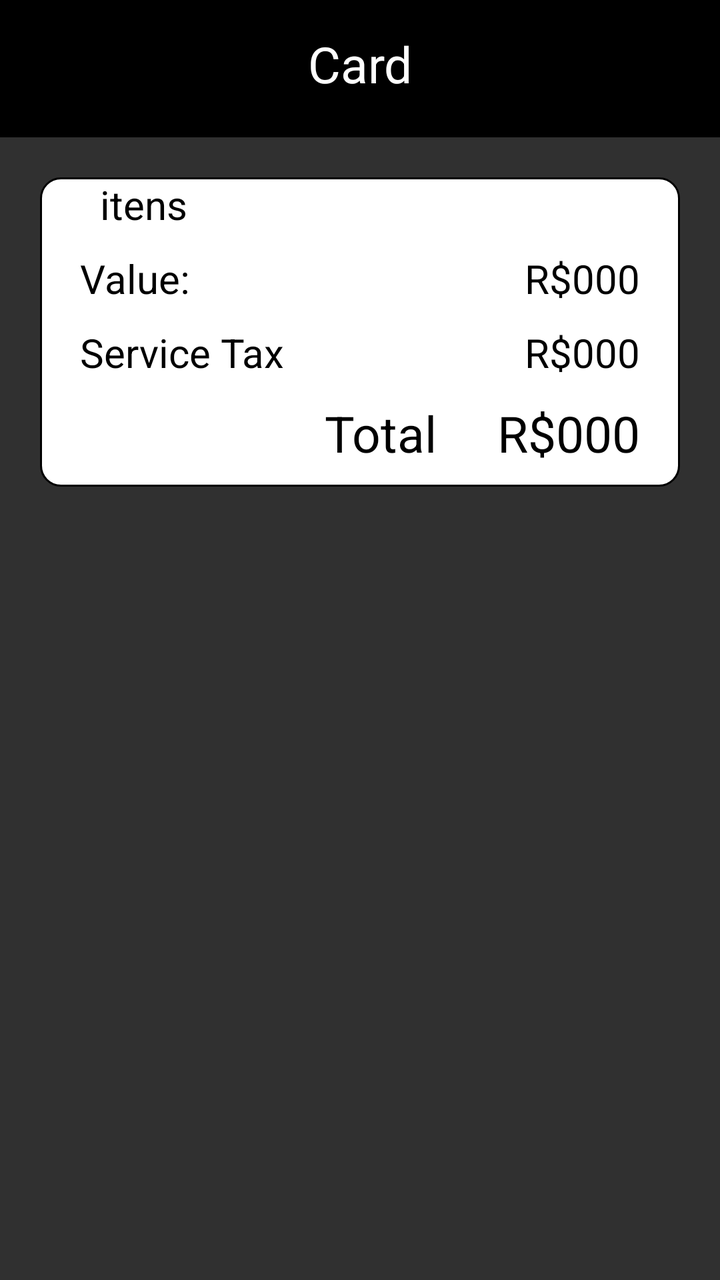
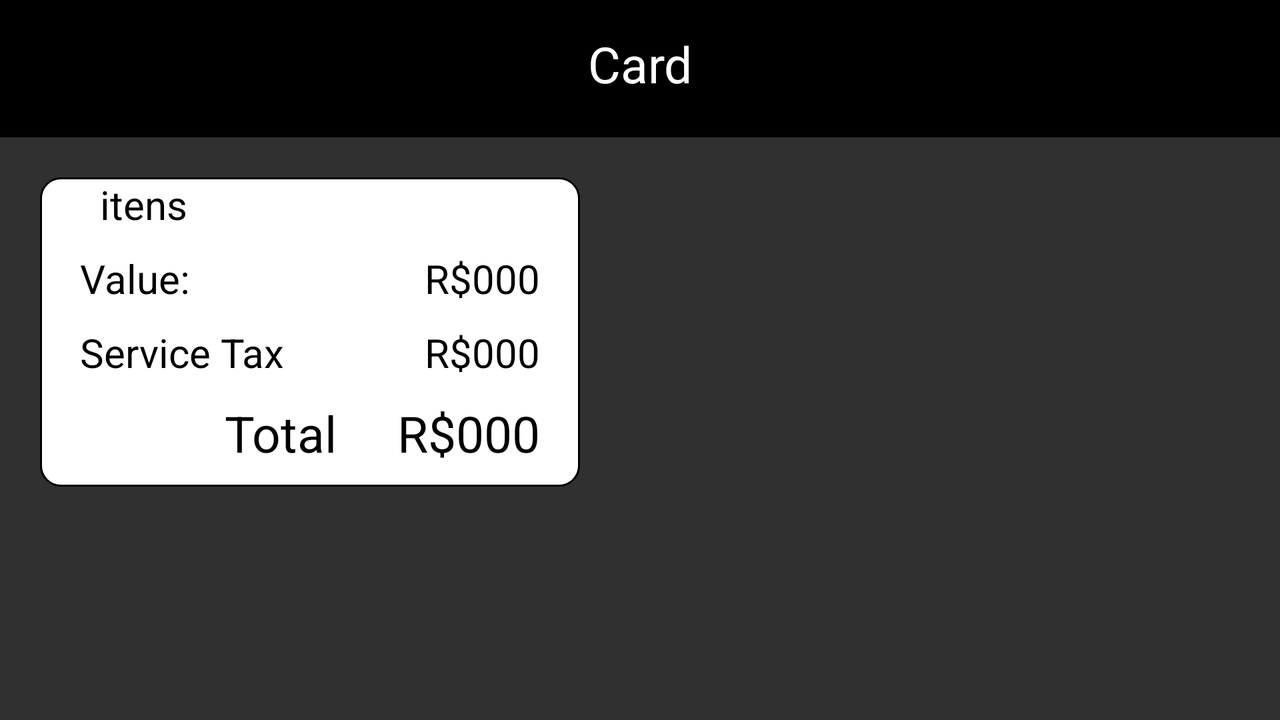

One screen, two layout resources from the same app: the default and the repository's alternative for another configuration. Each is rendered where Android would select it; the XML of both is given below.
<!-- AndroidManifest.xml: application theme AppTheme -->
<!-- res/layout/card_layout.xml -->
<?xml version="1.0" encoding="utf-8"?>
<LinearLayout
    xmlns:android="http://schemas.android.com/apk/res/android"
    android:layout_width="match_parent"
    android:layout_height="match_parent"
    android:orientation="vertical"
    android:background="@color/loftSoftDark">

    <TextView
        android:layout_width="match_parent"
        android:layout_height="wrap_content"
        android:paddingLeft="20dp"
        android:paddingRight="20dp"
        android:paddingBottom="20dp"
        android:paddingTop="15dp"
        android:background="@color/loftDark"
        android:textColor="@color/loftLight"
        android:textSize="25sp"
        android:textAlignment="center"
        android:text="@string/card"/>

    <LinearLayout
            android:layout_width="match_parent"
            android:layout_height="wrap_content"
            android:orientation="vertical"
            android:layout_margin="20dp"
            android:background="@drawable/rounded_shape_background">

        <LinearLayout
                android:layout_width="wrap_content"
                android:layout_height="wrap_content"
                android:orientation="horizontal">

            <TextView
                    android:layout_width="wrap_content"
                    android:layout_height="wrap_content"
                    android:id="@+id/itemCount"
                    android:textColor="@color/textColor"
                    android:textSize="20sp"
                    android:layout_marginLeft="20dp"/>

            <TextView
                    android:layout_width="wrap_content"
                    android:layout_height="wrap_content"
                    android:textColor="@color/textColor"
                    android:text="@string/itens"
                    android:textSize="20sp"
                    android:layout_marginLeft="10dp"/>
        </LinearLayout>

        <RelativeLayout
                android:layout_width="wrap_content"
                android:layout_height="wrap_content"
                android:layout_marginTop="10dp">

            <TextView
                    android:layout_width="wrap_content"
                    android:layout_height="wrap_content"
                    android:textColor="@color/textColor"
                    android:text="@string/value"
                    android:textSize="20sp"
                    android:layout_alignParentLeft="true"
                    android:layout_marginLeft="20dp"/>

            <TextView
                    android:id="@+id/cardValue"
                    android:layout_width="wrap_content"
                    android:layout_height="wrap_content"
                    android:textColor="@color/textColor"
                    android:text="000"
                    android:textSize="20sp"
                    android:layout_marginRight="20dp"
                    android:layout_alignParentRight="true"/>

            <TextView
                    android:id="@+id/moneySign"
                    android:layout_width="wrap_content"
                    android:layout_height="wrap_content"
                    android:textColor="@color/textColor"
                    android:text="@string/money"
                    android:textSize="20sp"
                    android:layout_toLeftOf="@+id/cardValue"/>

        </RelativeLayout>

        <RelativeLayout
                android:layout_width="wrap_content"
                android:layout_height="wrap_content"
                android:layout_marginTop="10dp">
            <TextView
                    android:layout_width="wrap_content"
                    android:layout_height="wrap_content"
                    android:textColor="@color/textColor"
                    android:text="@string/taxService"
                    android:textSize="20sp"
                    android:layout_alignParentLeft="true"
                    android:layout_marginLeft="20dp"/>

            <TextView
                    android:id="@+id/serviceValue"
                    android:layout_width="wrap_content"
                    android:layout_height="wrap_content"
                    android:textColor="@color/textColor"
                    android:text="000"
                    android:textSize="20sp"
                    android:layout_marginRight="20dp"
                    android:layout_alignParentRight="true"/>

            <TextView
                    android:id="@+id/moneySignService"
                    android:layout_width="wrap_content"
                    android:layout_height="wrap_content"
                    android:textColor="@color/textColor"
                    android:text="@string/money"
                    android:textSize="20sp"
                    android:layout_toLeftOf="@+id/serviceValue"/>

        </RelativeLayout>

        <RelativeLayout
                android:layout_width="wrap_content"
                android:layout_height="wrap_content"
                android:layout_marginTop="10dp">

            <TextView
                    android:id="@+id/totalValue"
                    android:layout_width="wrap_content"
                    android:layout_height="wrap_content"
                    android:textColor="@color/textColor"
                    android:text="000"
                    android:textSize="25sp"
                    android:layout_alignParentRight="true"
                    android:layout_marginRight="20dp"/>

            <TextView
                    android:id="@+id/moneyTotalSign"
                    android:layout_width="wrap_content"
                    android:layout_height="wrap_content"
                    android:textColor="@color/textColor"
                    android:text="@string/money"
                    android:textSize="25sp"
                    android:layout_toLeftOf="@id/totalValue"/>

            <TextView
                    android:layout_width="wrap_content"
                    android:layout_height="wrap_content"
                    android:textColor="@color/textColor"
                    android:text="@string/total"
                    android:textSize="25sp"
                    android:layout_toLeftOf="@id/moneyTotalSign"
                    android:layout_marginRight="30dp"
                    android:layout_marginBottom="10dp"/>

        </RelativeLayout>
    </LinearLayout>

    <android.support.v7.widget.RecyclerView
        android:layout_width="match_parent"
        android:layout_height="match_parent"
        android:id="@+id/rvCardList"
        android:layout_marginLeft="20dp"
        android:layout_marginRight="20dp">

    </android.support.v7.widget.RecyclerView>

</LinearLayout>
<!-- resources referenced by this layout -->
<resources>
  <color name="loftDark">#000000</color>
  <color name="loftLight">#FFFFFF</color>
  <color name="loftSoftDark">#303030</color>
  <color name="textColor">#000000</color>
  <!-- drawable rounded_shape_background (drawable) -->
  <?xml version="1.0" encoding="utf-8"?>
  <shape
      xmlns:android="http://schemas.android.com/apk/res/android">
  
      <solid
          android:color="@color/loftLight">
      </solid>
  
      <stroke
          android:width="1dp"
          android:color="@color/loftDark">
      </stroke>
  
      <corners
          android:radius="10dp">
      </corners>
  </shape>
  <string name="card">Card</string>
  <string name="itens">itens</string>
  <string name="money">R$</string>
  <string name="taxService">Service Tax</string>
  <string name="total">Total</string>
  <string name="value">Value:</string>
  <style name="AppTheme" parent="Theme.MaterialComponents">
          
          <item name="colorPrimary">@color/colorPrimary</item>
          <item name="colorPrimaryDark">@color/colorPrimaryDark</item>
          <item name="colorAccent">@color/loftYellow</item>
      </style>
  <color name="colorPrimary">#008577</color>
  <color name="colorPrimaryDark">#00574B</color>
  <color name="loftYellow">#fcd506</color>
</resources>
<!-- res/layout-land/card_layout.xml (the repository's variant of the layout above) -->
<!-- drawn on the phone turned sideways -->
<?xml version="1.0" encoding="utf-8"?>
<LinearLayout
        xmlns:android="http://schemas.android.com/apk/res/android"
        android:layout_width="match_parent"
        android:layout_height="match_parent"
        android:orientation="vertical"
        android:background="@color/loftSoftDark">

    <TextView
            android:layout_width="match_parent"
            android:layout_height="wrap_content"
            android:paddingLeft="20dp"
            android:paddingRight="20dp"
            android:paddingBottom="20dp"
            android:paddingTop="15dp"
            android:background="@color/loftDark"
            android:textColor="@color/loftLight"
            android:textSize="25sp"
            android:textAlignment="center"
            android:text="@string/card"/>

    <LinearLayout
        android:layout_width="match_parent"
        android:layout_height="match_parent"
        android:orientation="horizontal">

        <LinearLayout
                android:layout_width="270dp"
                android:layout_height="wrap_content"
                android:orientation="vertical"
                android:layout_margin="20dp"
                android:background="@drawable/rounded_shape_background">

            <LinearLayout
                    android:layout_width="wrap_content"
                    android:layout_height="wrap_content"
                    android:orientation="horizontal">

                <TextView
                        android:layout_width="wrap_content"
                        android:layout_height="wrap_content"
                        android:id="@+id/itemCount"
                        android:textColor="@color/textColor"
                        android:textSize="20sp"
                        android:layout_marginLeft="20dp"/>

                <TextView
                        android:layout_width="wrap_content"
                        android:layout_height="wrap_content"
                        android:textColor="@color/textColor"
                        android:text="@string/itens"
                        android:textSize="20sp"
                        android:layout_marginLeft="10dp"/>
            </LinearLayout>

            <RelativeLayout
                    android:layout_width="wrap_content"
                    android:layout_height="wrap_content"
                    android:layout_marginTop="10dp">

                <TextView
                        android:layout_width="wrap_content"
                        android:layout_height="wrap_content"
                        android:textColor="@color/textColor"
                        android:text="@string/value"
                        android:textSize="20sp"
                        android:layout_alignParentLeft="true"
                        android:layout_marginLeft="20dp"/>

                <TextView
                        android:id="@+id/cardValue"
                        android:layout_width="wrap_content"
                        android:layout_height="wrap_content"
                        android:textColor="@color/textColor"
                        android:text="000"
                        android:textSize="20sp"
                        android:layout_marginRight="20dp"
                        android:layout_alignParentRight="true"/>

                <TextView
                        android:id="@+id/moneySign"
                        android:layout_width="wrap_content"
                        android:layout_height="wrap_content"
                        android:textColor="@color/textColor"
                        android:text="@string/money"
                        android:textSize="20sp"
                        android:layout_toLeftOf="@+id/cardValue"/>

            </RelativeLayout>

            <RelativeLayout
                    android:layout_width="wrap_content"
                    android:layout_height="wrap_content"
                    android:layout_marginTop="10dp">
                <TextView
                        android:layout_width="wrap_content"
                        android:layout_height="wrap_content"
                        android:textColor="@color/textColor"
                        android:text="@string/taxService"
                        android:textSize="20sp"
                        android:layout_alignParentLeft="true"
                        android:layout_marginLeft="20dp"/>

                <TextView
                        android:id="@+id/serviceValue"
                        android:layout_width="wrap_content"
                        android:layout_height="wrap_content"
                        android:textColor="@color/textColor"
                        android:text="000"
                        android:textSize="20sp"
                        android:layout_marginRight="20dp"
                        android:layout_alignParentRight="true"/>

                <TextView
                        android:id="@+id/moneySignService"
                        android:layout_width="wrap_content"
                        android:layout_height="wrap_content"
                        android:textColor="@color/textColor"
                        android:text="@string/money"
                        android:textSize="20sp"
                        android:layout_toLeftOf="@+id/serviceValue"/>

            </RelativeLayout>

            <RelativeLayout
                    android:layout_width="wrap_content"
                    android:layout_height="wrap_content"
                    android:layout_marginTop="10dp">

                <TextView
                        android:id="@+id/totalValue"
                        android:layout_width="wrap_content"
                        android:layout_height="wrap_content"
                        android:textColor="@color/textColor"
                        android:text="000"
                        android:textSize="25sp"
                        android:layout_alignParentRight="true"
                        android:layout_marginRight="20dp"/>

                <TextView
                        android:id="@+id/moneyTotalSign"
                        android:layout_width="wrap_content"
                        android:layout_height="wrap_content"
                        android:textColor="@color/textColor"
                        android:text="@string/money"
                        android:textSize="25sp"
                        android:layout_toLeftOf="@id/totalValue"/>

                <TextView
                        android:layout_width="wrap_content"
                        android:layout_height="wrap_content"
                        android:textColor="@color/textColor"
                        android:text="@string/total"
                        android:textSize="25sp"
                        android:layout_toLeftOf="@id/moneyTotalSign"
                        android:layout_marginRight="30dp"
                        android:layout_marginBottom="10dp"/>

            </RelativeLayout>
        </LinearLayout>

        <android.support.v7.widget.RecyclerView
                android:layout_width="match_parent"
                android:layout_height="match_parent"
                android:id="@+id/rvCardList"
                android:layout_marginLeft="20dp"
                android:layout_marginTop="10dp"
                android:layout_marginBottom="40dp">

        </android.support.v7.widget.RecyclerView>


    </LinearLayout>



</LinearLayout>
